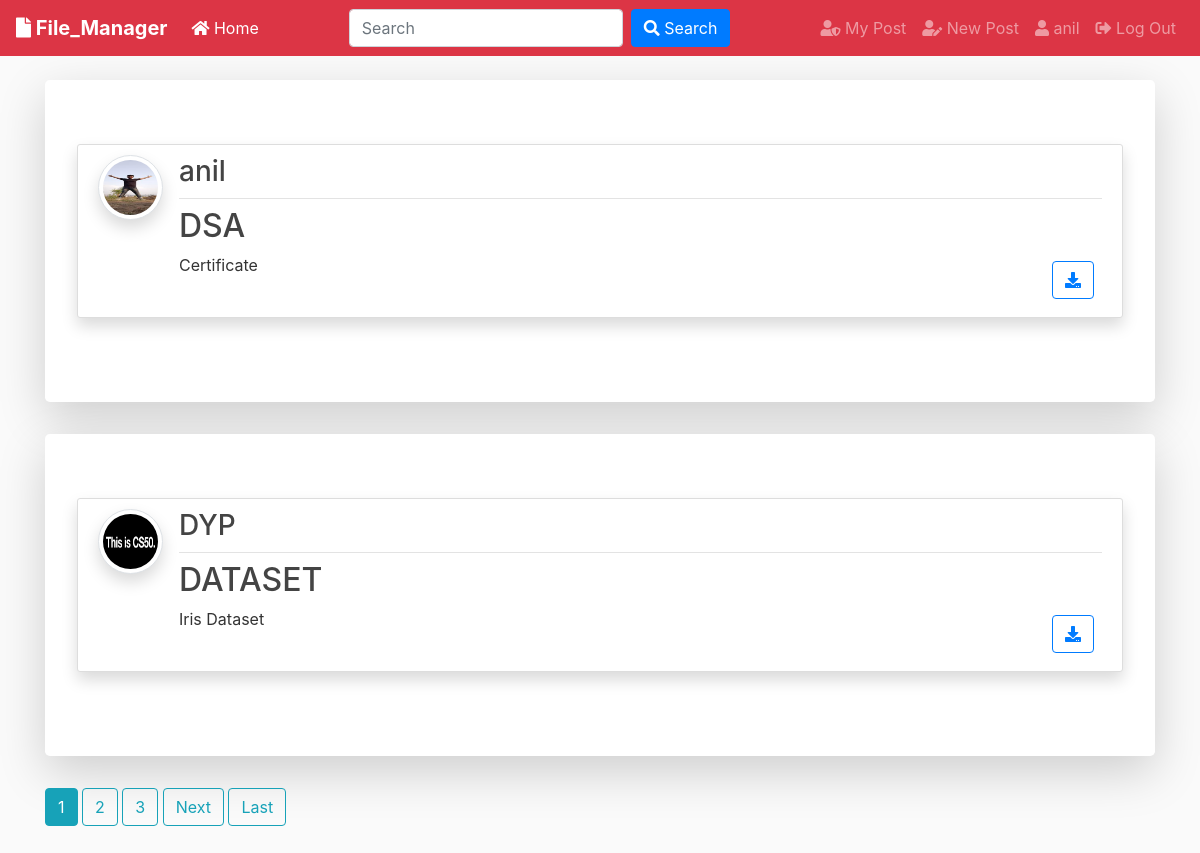
Screenshot of / (signed in) with the database file from the repository.
### blog/models.py (models this page shows, shortened)
class Post(models.Model):
	title = models.CharField(max_length=100)
	file = models.FileField(null=True,blank=True,upload_to='Files')
	content = models.TextField()
	date_posted = models.DateTimeField(default=timezone.now)
	author = models.ForeignKey(User, on_delete=models.CASCADE)

### users/models.py (models this page shows, shortened)
class Profile(models.Model):
    user = models.OneToOneField(User, on_delete=models.CASCADE)
    image = models.ImageField(default='default.jpg', upload_to='profile_pics')

### blog/views.py (the view)
# urls.py: path('', PostListView.as_view(), name='blog-home'),
class PostListView(ListView):
    model = Post
    template_name = 'blog/home.html'  # <app>/<model>_<viewtype>.html
    context_object_name = 'posts'
    ordering = ['-date_posted']
    paginate_by = 2

### blog/templates/blog/home.html (shortened to what this page needs)
{% extends "blog/base.html" %}
{% block content %}
    {% for post in posts %}
      <div class="jumbotron mt-3 bg-white shadow-lg">
      <article class="media content-section shadow">
        <a href="{{ post.author.profile.image.url }} " target="_blank"> <img src="{{ post.author.profile.image.url }}  " alt="" class="article-img rounded-circle img-thumbnail img-fluid shadow">
        </a>
        <div class="media-body">
          <div class="article-metadata d-flex justify-content-between">
            <a class="mr-2 " href="{% url 'user-posts' post.author.username  %}"><h3>{{ post.author }}</h3></a>
          </div>
          <h2><a class="article-title text-justify " href="{% url 'post-detail' post.id %}">{{ post.title }}</a></h2>
          <div class="d-flex justify-content-between">
            <p class="article-content text-justify text-truncate overflow-hidden">{{ post.content }}</p>
            {% if post.file %}
          <div class="form-group mt-0 pt-0  m-2">
            <a class="btn btn-outline-primary  btn-d "  href="{{ post.file.url }}"  download type="submit"><i class="fas fa-download"></i></a>
          </div>
          {% endif %}
        </div>
      </article>
      </div>
    {% endfor %}
    {% if is_paginated %}
      {% for num in page_obj.paginator.page_range %}
        {% if page_obj.number == num %}
          <a class="btn btn-info mb-4" href="?page={{ num }}">{{ num }}</a>
        {% elif num > page_obj.number|add:'-3' and num < page_obj.number|add:'3' %}
          <a class="btn btn-outline-info mb-4" href="?page={{ num }}">{{ num }}</a>
        {% endif %}
      {% endfor %}
      {% if page_obj.has_next %}
        <a class="btn btn-outline-info mb-4" href="?page={{ page_obj.next_page_number }}">Next</a>
        <a class="btn btn-outline-info mb-4" href="?page={{ page_obj.paginator.num_pages }}">Last</a>
      {% endif %}
    {% endif %}
{% endblock content %}

### blog/templates/blog/base.html (shortened to what this page needs)
{% load crispy_forms_tags %}
{% load static %}
<!doctype html>
<html lang="en">
<head>
    <link rel="stylesheet"
        href="https://stackpath.bootstrapcdn.com/bootstrap/4.3.1/css/bootstrap.min.css"
>
    <link rel="stylesheet" href="https://use.fontawesome.com/releases/v5.8.1/css/all.css">
    <link rel="stylesheet" href="{% static 'blog/main.css' %}">
</head>
<body>
    <nav class="navbar navbar-expand-lg navbar-dark bg-danger">
        <a class="navbar-brand font-weight-bold" href="{% url 'blog-home' %}"><i class="fas fa-file"></i> File_Manager
        </a>
        <div class="collapse navbar-collapse" id="navbarSupportedContent">
            <ul class="navbar-nav mr-auto">
                <li class="nav-item active">
                    <a class="nav-link" href="{% url 'blog-home' %}"><i class="fas fa-home"></i> Home </a>
                </li>
            </ul>
            <form id="searchform" action="{% url 'search' %}" method="get" class="form-inline my-2 my-lg-0">
                <input class="form-control mr-sm-2" type="text" name="q" value="{{ request.GET.q }}" placeholder="Search">
                <button class="btn btn-primary my-2 my-sm-0" type="submit"><i class="fa fa-search"></i> Search</button>
            </form>
            {% if user.is_authenticated %}
            <div class="navbar-nav ml-auto">
                <a href="{% url 'user-posts' user %}" class="nav-link"><i class="fas fa-user-shield"></i> My Post</a>
                <a href="{% url 'post-create' %}" class="nav-link"><i class="fas fa-user-edit"></i> New Post</a>
                <a href="{% url 'profile' %}" class="nav-link"><i class="fas fa-user"></i> {{ user.username }}</a>
                <a href="{% url 'logout' %}" class="nav-link"><i class="fas fa-sign-out-alt"></i> Log Out</a>
            </div>
            {% else %}
            <div class="navbar-nav ml-auto">
                <a href="{% url 'login' %}" class="nav-link"><i class="fas fa-user-tie"></i> Login</a>
                <a href="{% url 'register' %}" class="nav-link"><i class="fas fa-sign-in-alt"></i> Sign Up</a>
            </div>
            {% endif %}
        </div>
    </nav>
    <div class="container my-4">
        {% block content %}
        {% endblock %}
    </div>
</body>
</html>

### blog/static/blog/main.css (style rules this page uses)
body { background: #fafafa; color: #333333; margin-top: 0; }
h1, h2, h3, h4, h5, h6 { color: #444444; }
ul { margin: 0; }
.content-section { background: #ffffff; padding: 10px 20px; border: 1px solid #dddddd; border-radius: 3px; margin-bottom: 20px; }
.article-title { color: #444444; }
.article-content { white-space: pre-line; }
.article-img { height: 65px; width: 65px; margin-right: 16px; }
.article-metadata { padding-bottom: 1px; margin-bottom: 4px; border-bottom: 1px solid #e3e3e3 }

### rows the page displays
Post: author.profile.image (picture), author "anil", title "DSA", content "Certificate"
Post: author.profile.image (placeholder picture), author "DYP", title "DATASET", content "Iris Dataset"

### other values shown
{{ user.username }} "anil"
{{ num }} "1"
{{ num }} "2" "3"
